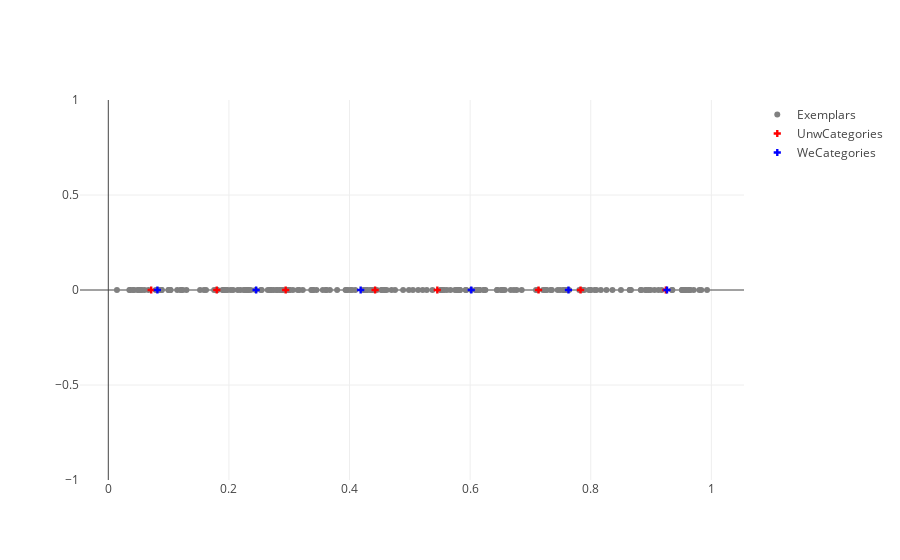

The notebook cell this image was saved under:
### Markdown cell above
# Simulation 1 with random inputs: Increasing number of inputs

Here we generate a list of $N$ raw inputs to see how the theories respond to increasing number of observed phonemes. Running this code multiple times will result in different outputs. Sometimes the categories for both theories are similar, other times they are different. Change the ```numberOfPhonemes``` to manipulate this parameter, and observe the resulting categorizations.

### Code cell
val numberOfPhonemes = 200
val phonemeInputs = List.tabulate(numberOfPhonemes)(_ => Random.nextDouble)
val threshold = 0.1
val initialCategorization = Set(0.5) // or Set() or Set(0.25, 0.75) ...
val emptyExemplars = initialCategorization.map(_ -> List()).toMap

val outputUnw: CategoriesAndExemplars = multiPhonemeCategorizationUnw(
    phonemeInputs,
    threshold,
    initialCategorization,
    exemplars = emptyExemplars
)
val outputWe: CategoriesAndExemplars = multiPhonemeCategorizationWe(
    phonemeInputs,
    threshold,
    initialCategorization,
    exemplars = emptyExemplars
)

// The code below plots the data in a simple figure.
val data = Seq(
    Scatter(
        phonemeInputs,
        phonemeInputs.map(_ => 0), // hack to plot on a 1D line
        mode = ScatterMode(ScatterMode.Markers),
        marker = Marker().withColor(Color.StringColor("grey"))
    ).withName("Exemplars"),
    Scatter(
        outputUnw.categories.toList,
        outputUnw.categories.toList.map(_ => 0), // hack to plot on a 1D line
        mode = ScatterMode(ScatterMode.Markers),
        marker = Marker(symbol = Symbol.Cross()).withColor(Color.StringColor("red"))
    ).withName("UnwCategories"),
    Scatter(
        outputWe.categories.toList,
        outputWe.categories.toList.map(_ => 0), // hack to plot on a second 1D line
        mode = ScatterMode(ScatterMode.Markers),
        marker = Marker(symbol = Symbol.Cross()).withColor(Color.StringColor("blue"))
    ).withName("WeCategories")
)

plot(data)

### Figure 1 — Plotly figure (JSON) as saved in the notebook; plotly's stock layout.template omitted (floating-point values rounded to 4 significant figures; data arrays with more than 128 entries replaced by an {"elided": "..."} marker saying what was removed)
{"data": [{"marker": {"color": "grey"}, "mode": "markers", "name": "Exemplars", "type": "scatter", "x": {"elided": "200 float values"}, "y": {"elided": "200 int values"}}, {"marker": {"color": "red", "symbol": "cross"}, "mode": "markers", "name": "UnwCategories", "type": "scatter", "x": [0.9245, 0.07107, 0.4424, 0.2941, 0.7134, 0.7831, 0.5456, 0.1798], "y": [0, 0, 0, 0, 0, 0, 0, 0]}, {"marker": {"color": "blue", "symbol": "cross"}, "mode": "markers", "name": "WeCategories", "type": "scatter", "x": [0.6019, 0.08143, 0.9264, 0.2451, 0.7631, 0.4185], "y": [0, 0, 0, 0, 0, 0]}], "layout": {"autosize": true, "xaxis": {"autorange": true, "range": [-0.0494, 1.057], "type": "linear"}, "yaxis": {"autorange": true, "range": [-1, 1], "type": "linear"}}}
